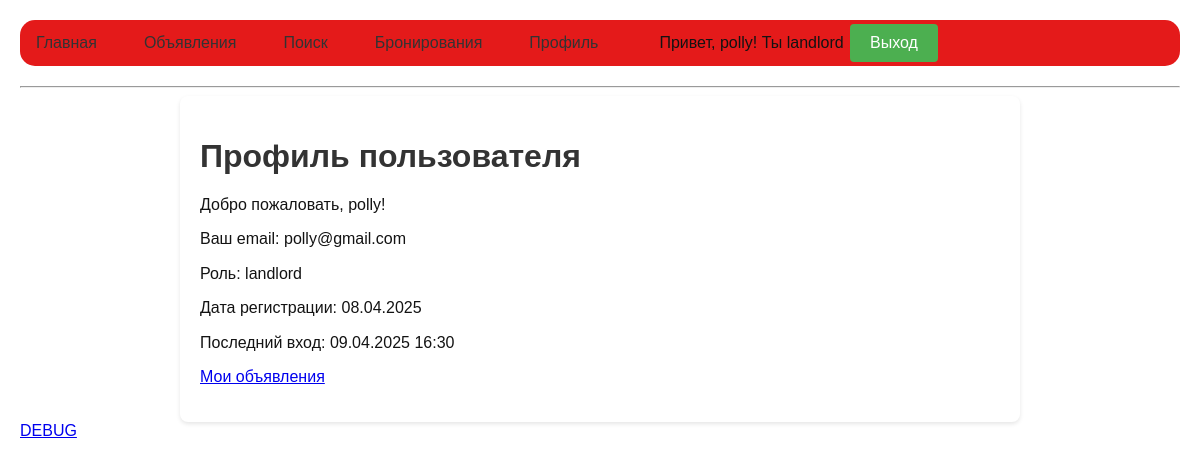
The app's page /accounts/profile/ (signed in), older data.
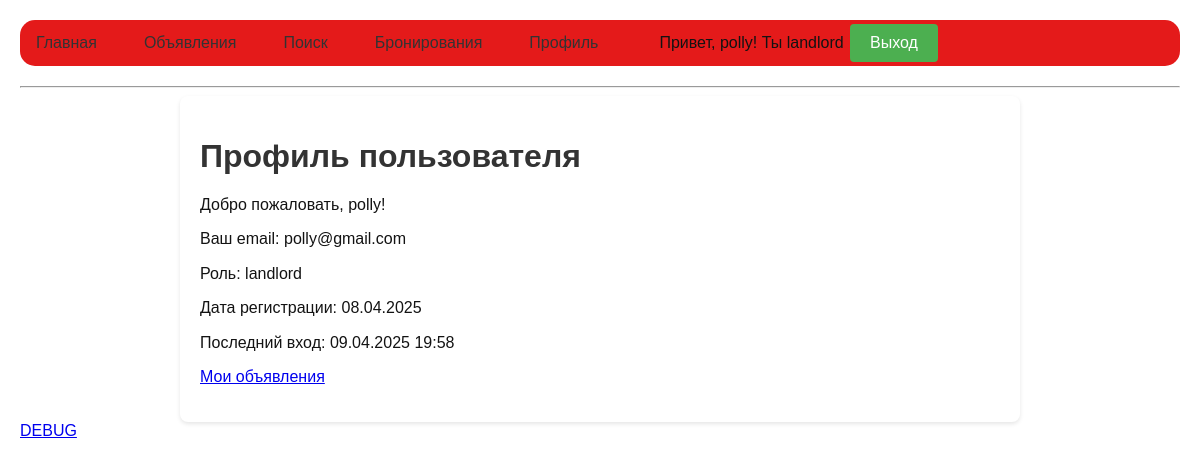
The same page, newer data.
### accounts/models.py (models this page shows, shortened)
class CustomUser(AbstractUser):
    ROLE_CHOICES = (
        ('tenant', 'Арендатор'),
        ('landlord', 'Арендодатель'),
    )
    role = models.CharField(max_length=20, choices=ROLE_CHOICES, default='tenant')

### accounts/views.py (the view)
# urls.py: path("profile/", ProfileView.as_view(), name="profile"),
class ProfileView(LoginRequiredMixin, TemplateView):
    template_name = 'accounts/profile.html'

### templates/accounts/profile.html (shortened to what this page needs)
{% extends "base.html" %}
{% block content %}
<h1>Профиль пользователя</h1>
<p>Добро пожаловать, {{ request.user.username }}!</p>
<p>Ваш email: {{ request.user.email }}</p>
<p>Роль: {{ request.user.role }}</p>
<p>Дата регистрации: {{ request.user.date_joined|date:"d.m.Y" }}</p>
<p>Последний вход: {{ request.user.last_login|date:"d.m.Y H:i" }}</p>
{% if request.user.role == 'landlord' %}
<p><a href="{% url 'listing-list' %}">Мои объявления</a></p>
{% elif request.user.role == 'tenant' %}
<p><a href="{% url 'booking-list' %}">Мои бронирования</a></p>
{% endif %}
{% endblock %}

### templates/base.html (shortened to what this page needs)
<!DOCTYPE html>
<html lang="ru">
<head>
    <link rel="stylesheet" href="https://cdnjs.cloudflare.com/ajax/libs/normalize/8.0.1/normalize.css">
    {% load static %}
    <link rel="stylesheet" href="{% static 'styles.css' %}">
</head>
<body>
    <nav>
        <a href="{% url 'home' %}">Главная</a>
        <a href="{% url 'listing-list' %}">Объявления</a>
        <a href="{% url 'listing-search' %}">Поиск</a>
        {% if user.is_authenticated%}
        <a href="{% url 'booking-list' %}">Бронирования</a>
        {% endif %}
        {% if user.is_authenticated %}
            <span style="margin-left: 30px;">Привет, {{ user.username }}! Ты {{user.role}}</span>
            <a href="{% url 'profile' %}">Профиль</a>
            <form method="post" action="{% url 'logout' %}" style="display: inline;">
                <button type="submit">Выход</button>
            </form>
        {% else %}
            <a href="{% url 'login' %}" style="margin-left: 30px;">Войти</a>
        {% endif %}
    </nav>
    <hr>
    <div class="container">
        {% block content %}
        {% endblock content %}
    </div>
</body>
<a href="{% url 'debug-request' %}">DEBUG</a>
</html>

Row changes from the older to the newer data that the page shows:
changed CustomUser "polly": user.last_login "09.04.2025 16:30" → "09.04.2025 19:58"
